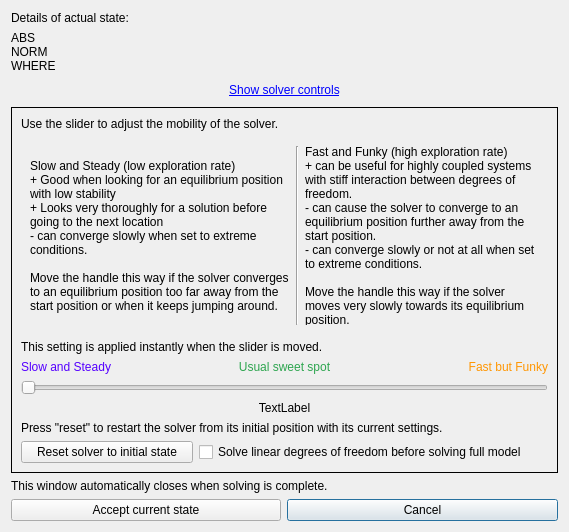
<?xml version="1.0" encoding="UTF-8"?>
<ui version="4.0">
 <class>SolverDialogThreaded</class>
 <widget class="QDialog" name="SolverDialogThreaded">
  <property name="geometry">
   <rect>
    <x>0</x>
    <y>0</y>
    <width>569</width>
    <height>532</height>
   </rect>
  </property>
  <property name="windowTitle">
   <string>Finding equilibrium state</string>
  </property>
  <property name="windowOpacity">
   <double>0.010000000000000</double>
  </property>
  <layout class="QGridLayout" name="gridLayout_2">
   <item row="5" column="1">
    <widget class="QPushButton" name="pbTerminate">
     <property name="text">
      <string>Cancel</string>
     </property>
     <property name="default">
      <bool>true</bool>
     </property>
    </widget>
   </item>
   <item row="0" column="0">
    <widget class="QLabel" name="label">
     <property name="text">
      <string>Details of actual state:</string>
     </property>
    </widget>
   </item>
   <item row="3" column="0" colspan="2">
    <widget class="QFrame" name="frame">
     <property name="enabled">
      <bool>true</bool>
     </property>
     <property name="frameShape">
      <enum>QFrame::Box</enum>
     </property>
     <property name="frameShadow">
      <enum>QFrame::Plain</enum>
     </property>
     <layout class="QGridLayout" name="gridLayout">
      <item row="3" column="1">
       <widget class="QLabel" name="label_7">
        <property name="styleSheet">
         <string notr="true">color: rgb(45, 165, 79);</string>
        </property>
        <property name="text">
         <string>Usual sweet spot</string>
        </property>
        <property name="alignment">
         <set>Qt::AlignCenter</set>
        </property>
       </widget>
      </item>
      <item row="4" column="0" colspan="3">
       <widget class="QSlider" name="mobilitySlider">
        <property name="orientation">
         <enum>Qt::Horizontal</enum>
        </property>
       </widget>
      </item>
      <item row="3" column="2">
       <widget class="QLabel" name="label_6">
        <property name="styleSheet">
         <string notr="true">color: rgb(255, 150, 2);</string>
        </property>
        <property name="text">
         <string>Fast but Funky</string>
        </property>
        <property name="alignment">
         <set>Qt::AlignRight|Qt::AlignTrailing|Qt::AlignVCenter</set>
        </property>
       </widget>
      </item>
      <item row="6" column="0" colspan="3">
       <widget class="QLabel" name="label_2">
        <property name="text">
         <string>Press &quot;reset&quot; to restart the solver from its initial position with its current settings.</string>
        </property>
       </widget>
      </item>
      <item row="7" column="0">
       <widget class="QPushButton" name="pbReset">
        <property name="text">
         <string>Reset solver to initial state</string>
        </property>
       </widget>
      </item>
      <item row="3" column="0">
       <widget class="QLabel" name="label_5">
        <property name="styleSheet">
         <string notr="true">color: rgb(85, 0, 255);</string>
        </property>
        <property name="text">
         <string>Slow and Steady</string>
        </property>
       </widget>
      </item>
      <item row="5" column="1">
       <widget class="QLabel" name="lbMobility">
        <property name="text">
         <string>TextLabel</string>
        </property>
        <property name="alignment">
         <set>Qt::AlignCenter</set>
        </property>
       </widget>
      </item>
      <item row="1" column="0" colspan="3">
       <widget class="QWidget" name="widget" native="true">
        <layout class="QHBoxLayout" name="horizontalLayout">
         <item>
          <widget class="QLabel" name="label_4">
           <property name="text">
            <string>Slow and Steady (low exploration rate)
+ Good when looking for an equilibrium position with low stability
+ Looks very thoroughly for a solution before going to the next location
- can converge slowly when set to extreme conditions. 

Move the handle this way if the solver converges to an equilibrium position too far away from the start position or when it keeps jumping around.</string>
           </property>
           <property name="wordWrap">
            <bool>true</bool>
           </property>
          </widget>
         </item>
         <item>
          <widget class="Line" name="line">
           <property name="lineWidth">
            <number>1</number>
           </property>
           <property name="orientation">
            <enum>Qt::Vertical</enum>
           </property>
          </widget>
         </item>
         <item>
          <widget class="QLabel" name="label_8">
           <property name="text">
            <string>Fast and Funky (high exploration rate)
+ can be useful for highly coupled systems with stiff interaction between degrees of freedom.
- can cause the solver to converge to an equilibrium position further away from the start position.
- can converge slowly or not at all when set to extreme conditions.

Move the handle this way if the solver moves very slowly towards its equilibrium position.</string>
           </property>
           <property name="wordWrap">
            <bool>true</bool>
           </property>
          </widget>
         </item>
        </layout>
       </widget>
      </item>
      <item row="2" column="0" colspan="3">
       <widget class="QLabel" name="label_10">
        <property name="text">
         <string>This setting is applied instantly when the slider is moved.</string>
        </property>
       </widget>
      </item>
      <item row="0" column="0" colspan="3">
       <widget class="QLabel" name="label_9">
        <property name="text">
         <string>Use the slider to adjust the mobility of the solver.</string>
        </property>
       </widget>
      </item>
      <item row="7" column="1" colspan="2">
       <widget class="QCheckBox" name="cbLinearFirst">
        <property name="statusTip">
         <string>Takes effect after solver restart</string>
        </property>
        <property name="text">
         <string>Solve linear degrees of freedom before solving full model</string>
        </property>
       </widget>
      </item>
     </layout>
    </widget>
   </item>
   <item row="1" column="0" colspan="2">
    <widget class="QLabel" name="lbInfo">
     <property name="text">
      <string>ABS
NORM
WHERE</string>
     </property>
    </widget>
   </item>
   <item row="2" column="0" colspan="2">
    <widget class="QPushButton" name="pbShowControls">
     <property name="styleSheet">
      <string notr="true">color: rgb(0, 0, 255);
text-decoration: underline;</string>
     </property>
     <property name="text">
      <string>Show solver controls</string>
     </property>
     <property name="flat">
      <bool>true</bool>
     </property>
    </widget>
   </item>
   <item row="4" column="0" colspan="2">
    <widget class="QLabel" name="label_3">
     <property name="text">
      <string>This window automatically closes when solving is complete.</string>
     </property>
    </widget>
   </item>
   <item row="5" column="0">
    <widget class="QPushButton" name="pbAccept">
     <property name="text">
      <string>Accept current state</string>
     </property>
    </widget>
   </item>
  </layout>
 </widget>
 <tabstops>
  <tabstop>pbAccept</tabstop>
  <tabstop>pbTerminate</tabstop>
  <tabstop>pbShowControls</tabstop>
  <tabstop>mobilitySlider</tabstop>
  <tabstop>pbReset</tabstop>
 </tabstops>
 <resources/>
 <connections/>
</ui>
